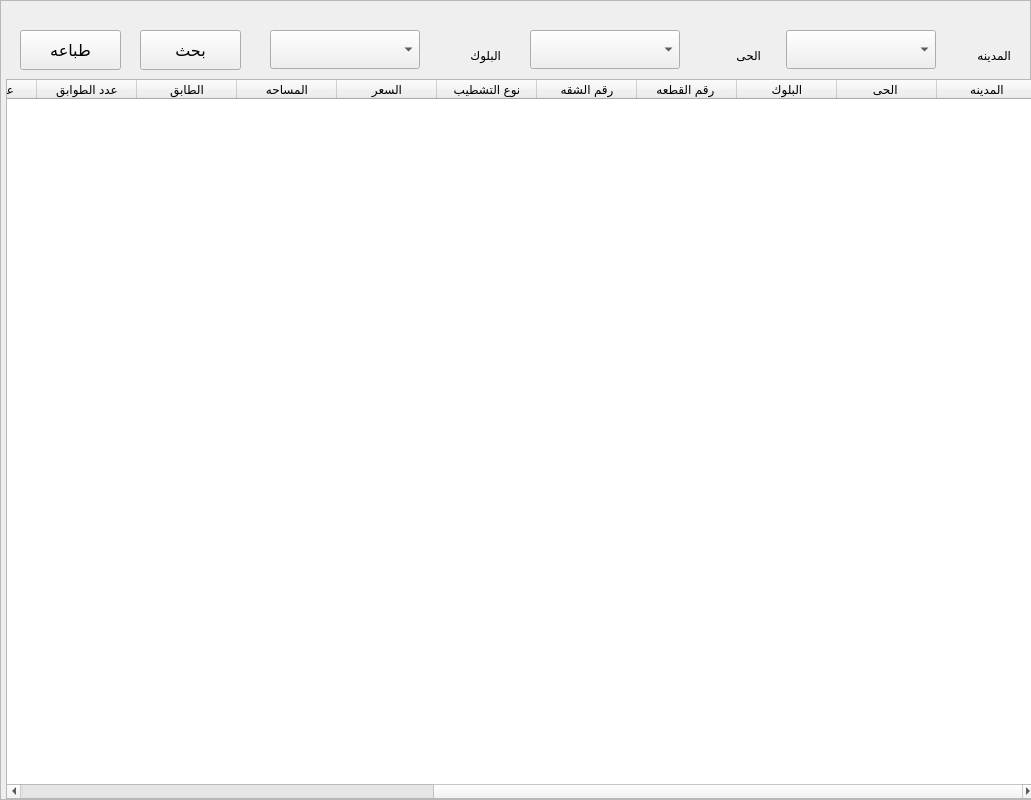
      <widget class="QFrame" name="Doublex_Archiev">
       <property name="geometry">
        <rect>
         <x>0</x>
         <y>0</y>
         <width>1031</width>
         <height>800</height>
        </rect>
       </property>
       <property name="frameShape">
        <enum>QFrame::StyledPanel</enum>
       </property>
       <property name="frameShadow">
        <enum>QFrame::Raised</enum>
       </property>
       <widget class="QPushButton" name="btn_search_9">
        <property name="geometry">
         <rect>
          <x>20</x>
          <y>30</y>
          <width>101</width>
          <height>40</height>
         </rect>
        </property>
        <property name="font">
         <font>
          <family>simplified arabic</family>
          <pointsize>12</pointsize>
         </font>
        </property>
        <property name="cursor">
         <cursorShape>PointingHandCursor</cursorShape>
        </property>
        <property name="text">
         <string>طباعه</string>
        </property>
       </widget>
       <widget class="QComboBox" name="comboBox_31">
        <property name="geometry">
         <rect>
          <x>786</x>
          <y>30</y>
          <width>150</width>
          <height>39</height>
         </rect>
        </property>
       </widget>
       <widget class="QTableWidget" name="tableWidget_16">
        <property name="geometry">
         <rect>
          <x>6</x>
          <y>79</y>
          <width>1031</width>
          <height>720</height>
         </rect>
        </property>
        <property name="layoutDirection">
         <enum>Qt::RightToLeft</enum>
        </property>
        <column>
         <property name="text">
          <string>المدينه</string>
         </property>
        </column>
        <column>
         <property name="text">
          <string>الحى </string>
         </property>
        </column>
        <column>
         <property name="text">
          <string>البلوك</string>
         </property>
        </column>
        <column>
         <property name="text">
          <string>رقم القطعه </string>
         </property>
        </column>
        <column>
         <property name="text">
          <string>رقم الشقه</string>
         </property>
        </column>
        <column>
         <property name="text">
          <string>نوع التشطيب</string>
         </property>
        </column>
        <column>
         <property name="text">
          <string>السعر</string>
         </property>
        </column>
        <column>
         <property name="text">
          <string>المساحه</string>
         </property>
        </column>
        <column>
         <property name="text">
          <string>الطابق</string>
         </property>
        </column>
        <column>
         <property name="text">
          <string>عدد الطوابق</string>
         </property>
        </column>
        <column>
         <property name="text">
          <string>عدد الغرف</string>
         </property>
        </column>
        <column>
         <property name="text">
          <string>نوع الدوبلكس</string>
         </property>
        </column>
        <column>
         <property name="text">
          <string>عدد الحمامات</string>
         </property>
        </column>
        <column>
         <property name="text">
          <string>الكهربا</string>
         </property>
        </column>
        <column>
         <property name="text">
          <string>الغاز</string>
         </property>
        </column>
        <column>
         <property name="text">
          <string>المياه</string>
         </property>
        </column>
        <column>
         <property name="text">
          <string/>
         </property>
        </column>
       </widget>
       <widget class="QLabel" name="label_113">
        <property name="geometry">
         <rect>
          <x>690</x>
          <y>40</y>
          <width>71</width>
          <height>31</height>
         </rect>
        </property>
        <property name="font">
         <font>
          <family>simplified arabic</family>
         </font>
        </property>
        <property name="text">
         <string>الحى</string>
        </property>
       </widget>
       <widget class="QLabel" name="label_111">
        <property name="geometry">
         <rect>
          <x>940</x>
          <y>40</y>
          <width>71</width>
          <height>31</height>
         </rect>
        </property>
        <property name="font">
         <font>
          <family>simplified arabic</family>
         </font>
        </property>
        <property name="text">
         <string>المدينه</string>
        </property>
       </widget>
       <widget class="QComboBox" name="comboBox_29">
        <property name="geometry">
         <rect>
          <x>270</x>
          <y>30</y>
          <width>150</width>
          <height>39</height>
         </rect>
        </property>
       </widget>
       <widget class="QComboBox" name="comboBox_30">
        <property name="geometry">
         <rect>
          <x>530</x>
          <y>30</y>
          <width>150</width>
          <height>39</height>
         </rect>
        </property>
       </widget>
       <widget class="QPushButton" name="btn_search_10">
        <property name="geometry">
         <rect>
          <x>140</x>
          <y>30</y>
          <width>101</width>
          <height>40</height>
         </rect>
        </property>
        <property name="font">
         <font>
          <family>simplified arabic</family>
          <pointsize>12</pointsize>
         </font>
        </property>
        <property name="cursor">
         <cursorShape>PointingHandCursor</cursorShape>
        </property>
        <property name="text">
         <string>بحث</string>
        </property>
       </widget>
       <widget class="QLabel" name="label_112">
        <property name="geometry">
         <rect>
          <x>440</x>
          <y>40</y>
          <width>61</width>
          <height>31</height>
         </rect>
        </property>
        <property name="font">
         <font>
          <family>simplified arabic</family>
         </font>
        </property>
        <property name="text">
         <string>البلوك</string>
        </property>
       </widget>
      </widget>
